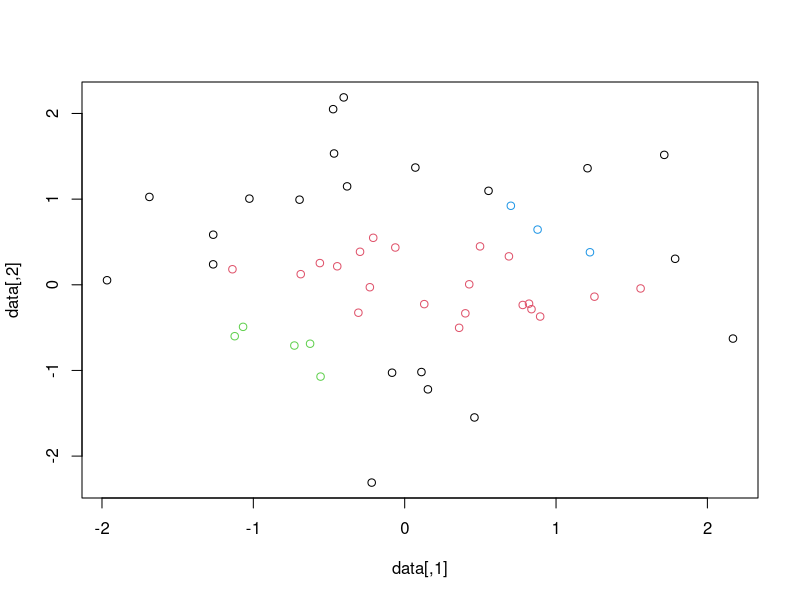

R code for this plot:
# 필요한 라이브러리 설치
install.packages("dbscan")

# 라이브러리 로드
library(dbscan)

# 예제 데이터 생성
set.seed(123)
data <- matrix(rnorm(100), ncol=2)

# DBSCAN 군집 분석 수행
dbscan_result <- dbscan(data, eps=0.5, minPts=5)

# 결과 출력
print(dbscan_result)

# 군집 결과 시각화
plot(data, col=dbscan_result$cluster + 1L)
